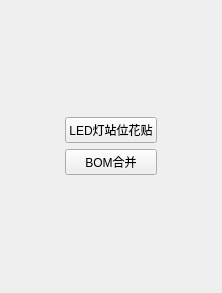
<?xml version="1.0" encoding="UTF-8"?>
<ui version="4.0">
 <class>Form</class>
 <widget class="QWidget" name="Form">
  <property name="geometry">
   <rect>
    <x>0</x>
    <y>0</y>
    <width>222</width>
    <height>293</height>
   </rect>
  </property>
  <property name="windowTitle">
   <string>香燐のSMT编程工具</string>
  </property>
  <layout class="QVBoxLayout" name="verticalLayout">
   <item>
    <layout class="QGridLayout" name="gridLayout">
     <item row="0" column="1">
      <widget class="QPushButton" name="LED">
       <property name="text">
        <string>LED灯站位花贴</string>
       </property>
      </widget>
     </item>
     <item row="0" column="0">
      <spacer name="horizontalSpacer">
       <property name="orientation">
        <enum>Qt::Horizontal</enum>
       </property>
       <property name="sizeHint" stdset="0">
        <size>
         <width>40</width>
         <height>20</height>
        </size>
       </property>
      </spacer>
     </item>
     <item row="1" column="1">
      <widget class="QPushButton" name="BOM">
       <property name="text">
        <string>BOM合并</string>
       </property>
      </widget>
     </item>
     <item row="0" column="2">
      <spacer name="horizontalSpacer_2">
       <property name="orientation">
        <enum>Qt::Horizontal</enum>
       </property>
       <property name="sizeHint" stdset="0">
        <size>
         <width>40</width>
         <height>20</height>
        </size>
       </property>
      </spacer>
     </item>
    </layout>
   </item>
  </layout>
 </widget>
 <resources/>
 <connections/>
</ui>
